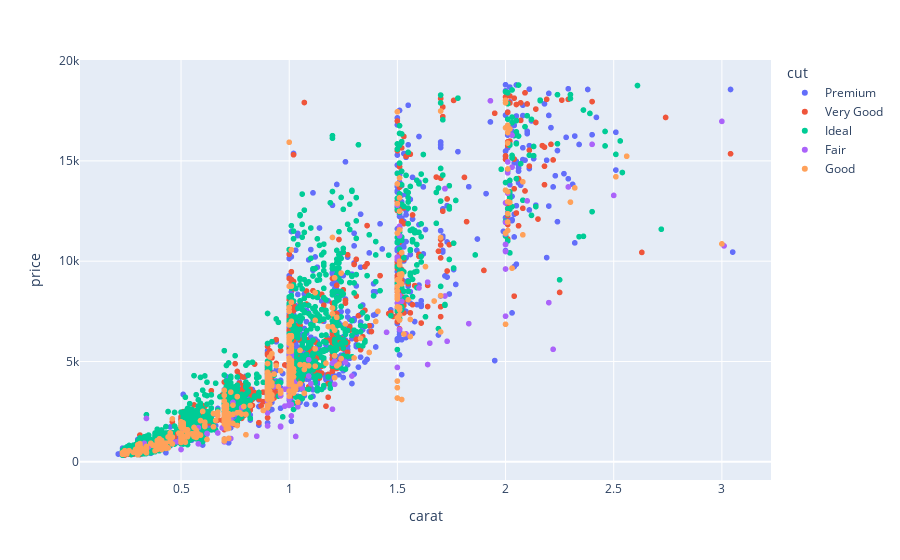

The notebook cell saved with this chart:
### Code cell
# Scatter Plot

fig=px.scatter(df,x='carat',y='price',color='cut')
fig.show()

### Figure 1 — Plotly figure (JSON) as saved in the notebook; plotly's stock layout.template omitted (floating-point values rounded to 4 significant figures; data arrays with more than 128 entries replaced by an {"elided": "..."} marker saying what was removed)
{"data": [{"hovertemplate": "cut=Premium<br>carat=%{x}<br>price=%{y}<extra></extra>", "legendgroup": "Premium", "marker": {"color": "#636efa", "symbol": "circle"}, "mode": "markers", "name": "Premium", "showlegend": true, "type": "scattergl", "x": {"elided": "1447 float values"}, "xaxis": "x", "y": {"elided": "1447 int values"}, "yaxis": "y"}, {"hovertemplate": "cut=Very Good<br>carat=%{x}<br>price=%{y}<extra></extra>", "legendgroup": "Very Good", "marker": {"color": "#EF553B", "symbol": "circle"}, "mode": "markers", "name": "Very Good", "showlegend": true, "type": "scattergl", "x": {"elided": "1195 float values"}, "xaxis": "x", "y": {"elided": "1195 int values"}, "yaxis": "y"}, {"hovertemplate": "cut=Ideal<br>carat=%{x}<br>price=%{y}<extra></extra>", "legendgroup": "Ideal", "marker": {"color": "#00cc96", "symbol": "circle"}, "mode": "markers", "name": "Ideal", "showlegend": true, "type": "scattergl", "x": {"elided": "2127 float values"}, "xaxis": "x", "y": {"elided": "2127 int values"}, "yaxis": "y"}, {"hovertemplate": "cut=Fair<br>carat=%{x}<br>price=%{y}<extra></extra>", "legendgroup": "Fair", "marker": {"color": "#ab63fa", "symbol": "circle"}, "mode": "markers", "name": "Fair", "showlegend": true, "type": "scattergl", "x": {"elided": "168 float values"}, "xaxis": "x", "y": {"elided": "168 int values"}, "yaxis": "y"}, {"hovertemplate": "cut=Good<br>carat=%{x}<br>price=%{y}<extra></extra>", "legendgroup": "Good", "marker": {"color": "#FFA15A", "symbol": "circle"}, "mode": "markers", "name": "Good", "showlegend": true, "type": "scattergl", "x": {"elided": "457 float values"}, "xaxis": "x", "y": {"elided": "457 int values"}, "yaxis": "y"}], "layout": {"legend": {"title": {"text": "cut"}, "tracegroupgap": 0}, "margin": {"t": 60}, "xaxis": {"anchor": "y", "domain": [0, 1], "title": {"text": "carat"}}, "yaxis": {"anchor": "x", "domain": [0, 1], "title": {"text": "price"}}}}
